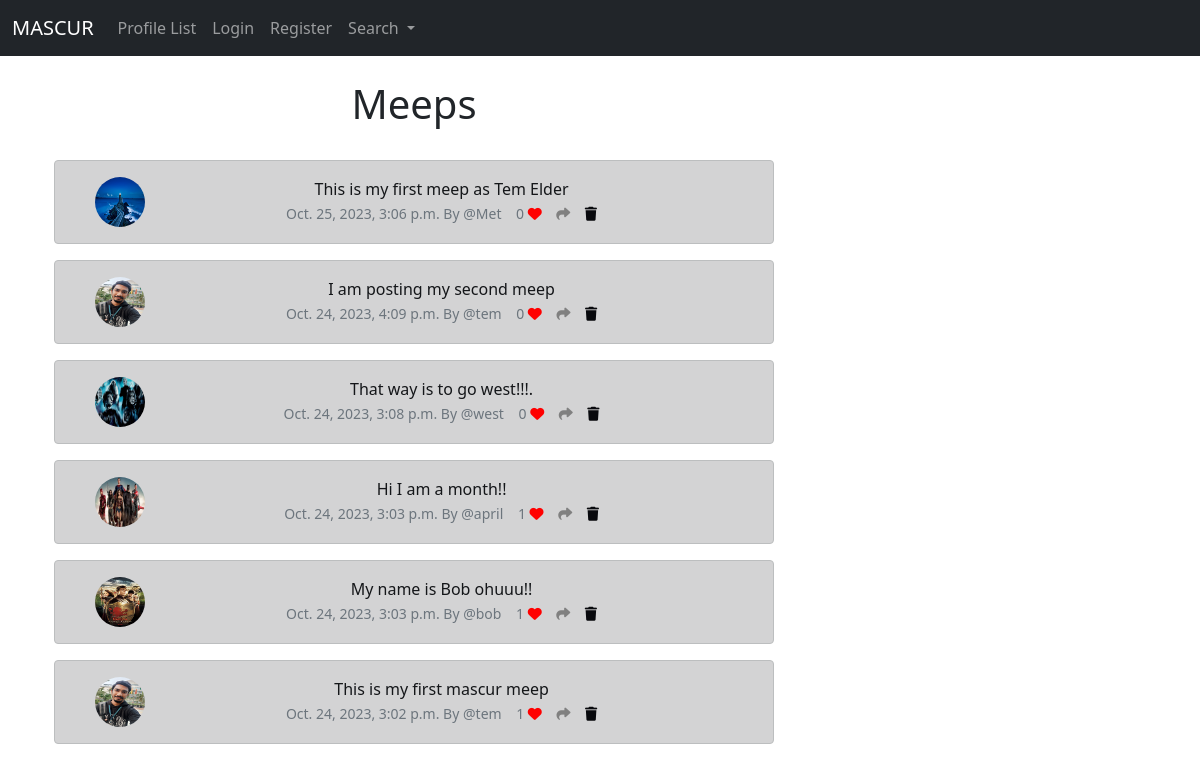
The page / on the database its author committed.
### twitterApp/models.py (models this page shows, shortened)
class Meep(models.Model):
    user = models.ForeignKey(
        User,related_name="meeps",
        on_delete=models.DO_NOTHING
    )
    body = models.CharField(max_length=200)
    created_at = models.DateTimeField(auto_now_add=True)
    likes = models.ManyToManyField(User,related_name="meep_like",blank=True)
    def number_of_likes(self):
        return self.likes.count()

class Profile(models.Model):
    user = models.OneToOneField(User,on_delete=models.CASCADE)
    follow = models.ManyToManyField("self",
                                    related_name="followed_by",
                                    symmetrical=False,
                                    blank=True)
    date_modified = models.DateTimeField(User,auto_now=True)
    profile_img = models.ImageField(null=True,blank=True,upload_to="images/")
    profile_bio = models.CharField(null=True,blank=True,max_length=500)
    homepage_link = models.CharField(null=True,blank=True,max_length=100)
    facebook_link = models.CharField(null=True,blank=True,max_length=100)
    instagram_link = models.CharField(null=True,blank=True,max_length=100)
    github_link = models.CharField(null=True,blank=True,max_length=100)
    linkedin_link = models.CharField(null=True,blank=True,max_length=100)

### twitterApp/views.py (the view)
# urls.py: path('',views.home,name="home"),
def home(request):
    if request.user.is_authenticated:
        form = MeepForm(request.POST or None)
        if request.method == "POST":
            if form.is_valid():
                meep = form.save(commit=False)
                meep.user = request.user
                meep.save()
                messages.success(request, ("Your meep has been posted"))
                return redirect('home')
        meeps = Meep.objects.all().order_by("-created_at")
        return render(request, 'home.html', {'meeps': meeps,'form':form})
    else:
        meeps = Meep.objects.all().order_by("-created_at")
        return render(request,'home.html',{'meeps':meeps})

### twitterApp/templates/home.html (shortened to what this page needs)
{% extends 'base.html' %}
{% load static %}
{% block content %}
<div class="container text-center">
    <div class="row">
        <div class="col-8">
        <h1>Meeps</h1>
                <br/>
            {% if meeps %}
                {% for meep in meeps %}
                        <div class="alert alert-dark" role="alert">
                            <div class="container">
                                <div class="row">
                                    <div class="col-1">
                                        {% if meep.user.profile.profile_img%}
                                            <img src="{{meep.user.profile.profile_img.url}}"
                                                 width=50 height=50 class="rounded-circle" alt="{{meep.user.profile.user.username}}"/>
                                            {% else%}
                                             <img src="{% static 'images/mypic.jpg' %}" width=50 height=50 class="rounded-circle" alt="{{profile.user.username}}"/>
                                            {% endif %}
                                    </div>
                                <div class="col-11">
                                        {{meep.body}}<br/>
                            <small class="text-muted">
                                {{meep.created_at}} By @{{meep.user}}
                                {{meep.number_of_likes}}
                                {% if user in meep.likes.all %}
                                <a href="{% url 'meep_like' meep.id%}"><i class="fa fa-heart-o" style="color:red"></i></a>
                                {% else %}
                                <a href="{% url 'meep_like' meep.id%}"><i class="fa-solid fa-heart" style="color:red"></i></a>
                                {% endif %}
                                <a href="{% url 'meep_show' meep.id %}"><i class="fa-solid fa-share" style="color:gray"></i></a>
                                <a href="{% url 'delete_meep' meep.id %}"><i class="fa-solid fa-trash" style="color: #08090d;"></i></a>
                            </small>
                        </div>
                                </div>
                            </div>
                        </div>
                {% endfor %}
            {% endif %}
        </div>
            <div class="col-4">
            </div>
    </div>
</div>
{% endblock %}

### rows shown on the page
Meep: user.profile.profile_img (picture), body "This is my first meep as Tem Elder", created_at "Oct. 25, 2023, 3:06 p.m.", user "Met", number_of_likes "0"
Meep: user.profile.profile_img (picture), body "I am posting my second meep", created_at "Oct. 24, 2023, 4:09 p.m.", user "tem", number_of_likes "0"
Meep: user.profile.profile_img (picture), body "That way is to go west!!!.", created_at "Oct. 24, 2023, 3:08 p.m.", user "west", number_of_likes "0"
Meep: user.profile.profile_img (picture), body "Hi I am a month!!", created_at "Oct. 24, 2023, 3:03 p.m.", user "april", number_of_likes "1"
Meep: user.profile.profile_img (picture), body "My name is Bob ohuuu!!", created_at "Oct. 24, 2023, 3:03 p.m.", user "bob", number_of_likes "1"
Meep: user.profile.profile_img (picture), body "This is my first mascur meep", created_at "Oct. 24, 2023, 3:02 p.m.", user "tem", number_of_likes "1"
